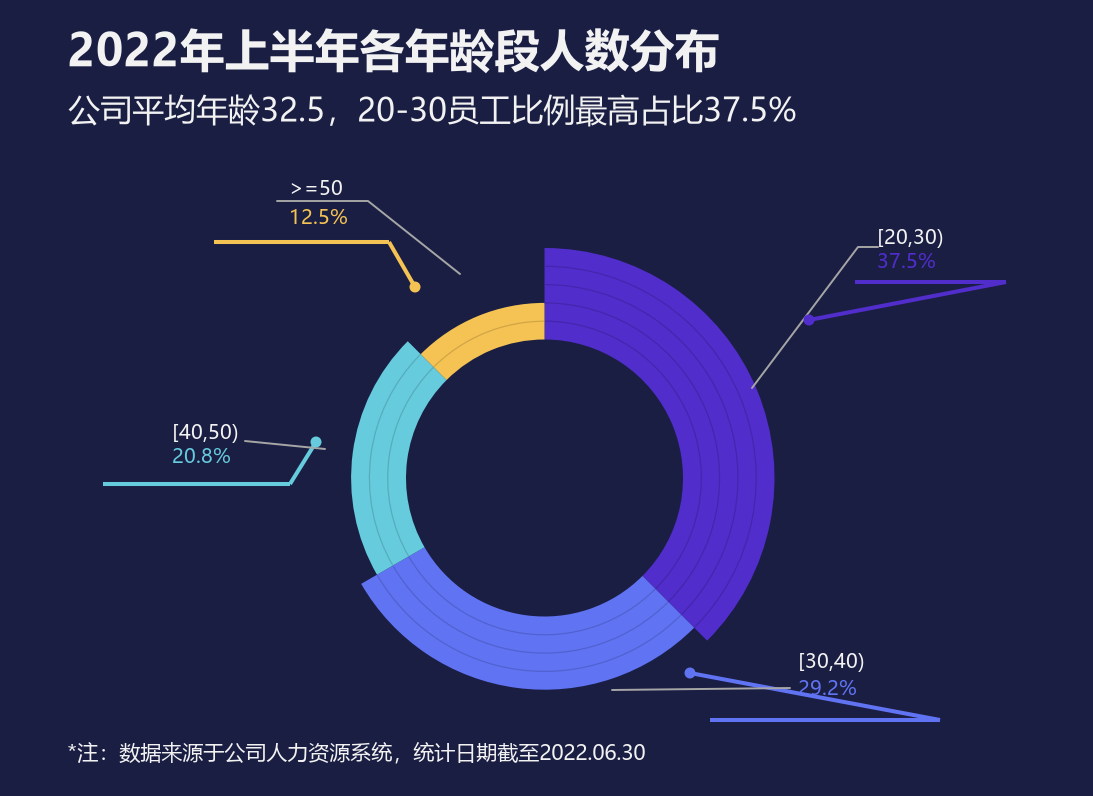

This chart was generated by the following Python code:
# -*- coding: utf-8 -*-
"""
Created on Thu Sep 24 08:31:39 2026

@author: fjwsm
"""

# -*- coding: utf-8 -*-
"""20 南丁格尔圆环图 复现（尺寸/角度/配色/字号均为参考图像素级实测值）"""
import os
import math
import pandas as pd
import matplotlib as mpl
import matplotlib.pyplot as plt
from matplotlib.patches import Wedge, Circle

# ---------- 1. 读数据 ----------
XLSX = r"C:\Users\fjwsm\Desktop\学习资料\大三上 第一学期\数据可视化\新建文件夹\第二章 图表(后15)\20 南丁格尔圆环图.xlsx"
RAW = pd.read_excel(XLSX, sheet_name="20 南丁格尔圆环图", header=None)
hdr = next(i for i, r in RAW.iterrows() if any(str(v).strip() == "年龄" for v in r.values))
df = RAW.iloc[hdr + 1:, 1:3].copy()
df.columns = ["年龄", "占比"]
df = df.dropna(subset=["年龄"]).reset_index(drop=True)
df["年龄"] = df["年龄"].astype(str).str.strip()
df["占比"] = pd.to_numeric(df["占比"], errors="coerce")
df = df.dropna().reset_index(drop=True)

# ---------- 2. 样式常量（图片取样值） ----------
mpl.rcParams["font.sans-serif"] = ["Microsoft YaHei", "SimHei", "Arial Unicode MS"]
mpl.rcParams["axes.unicode_minus"] = False

BG = "#1A1E43"          # 画布底色
C_PURPLE = "#512DCB"    # [20,30)
C_BLUE = "#6073F3"      # [30,40)
C_TEAL = "#66CBDD"      # [40,50)
C_GOLD = "#F5C353"      # >=50
C_GRAY = "#A6A6A6"      # 引出线（灰）
C_TEXT = "#F2F2F2"      # 标题 / 副标题 / 脚注 / 类目文字

FS_TITLE, FS_SUB, FS_CALL, FS_NOTE = 32.5, 23.0, 14.3, 15.4

W, H, DPI = 1093, 796, 100            # 画布 1093 × 796 px

CX, CY = 544.5, 478.0                 # 圆心
R_HOLE = 138.5                        # 内孔半径
RING_H = 18.3                         # 每圈高度
N_RING = 5                            # 最多 5 圈
A0 = 0.0                              # 第 1 个扇区从正上方开始，顺时针

# 扇区配色 + 引出线（全部为实测像素坐标）
SERIES = [
    dict(name="[20,30)", color=C_PURPLE, txt_x=877, base1=244, base2=268,
         ul=(855, 282, 1006), bend_to=(809, 320), dot=(809, 320),
         gray=[(878, 247), (858, 247), (752, 388)]),
    dict(name="[30,40)", color=C_BLUE, txt_x=798, base1=668, base2=695,
         ul=(710, 720, 940), bend_to=(690, 673), dot=(690, 673),
         gray=[(612, 690), (790, 688)]),
    dict(name="[40,50)", color=C_TEAL, txt_x=172, base1=439, base2=463,
         ul=(103, 484, 290), bend_to=(316, 442), dot=(316, 442),
         gray=[(245, 441), (325, 449)]),
    dict(name=">=50", color=C_GOLD, txt_x=289, base1=195, base2=224,
         ul=(214, 242, 389), bend_to=(415, 287), dot=(415, 287),
         gray=[(277, 201), (368, 201), (460, 274)]),
]
DOT_R = 5.5                           # 引出圆点半径
LINE_LW = 2.9                         # 下划线/折线粗细（≈4px）
GRAY_LW = 1.4                         # 灰色引出线（≈2px）


def pol(r, adeg):
    """极坐标（正上方为 0°，顺时针为正）-> 画布像素坐标"""
    a = math.radians(adeg)
    return CX + r * math.sin(a), CY - r * math.cos(a)


def dark(hexcolor, f=0.85):
    """按比例压暗，用于圆环分隔线"""
    c = [int(hexcolor[i:i + 2], 16) for i in (1, 3, 5)]
    return "#%02X%02X%02X" % tuple(int(v * f) for v in c)


total = float(df["占比"].sum())
vmax = float(df["占比"].max())

# ---------- 3. 画布 ----------
fig = plt.figure(figsize=(W / DPI, H / DPI), dpi=DPI, facecolor=BG)
ax = fig.add_axes([0, 0, 1, 1])
ax.set_facecolor(BG)
ax.set_xlim(0, W)
ax.set_ylim(H, 0)                     # y 向下，与图片行号一致
ax.axis("off")

# ---------- 4. 圆环扇区（径向高度 = 圈数，按占比排名） ----------
ang = A0
for i, row in df.iterrows():
    v = float(row["占比"])
    span = 360.0 * v / total
    # 圈数：与最大值成比例（实测 37.5%→5圈、29.2%→4圈、20.8%→3圈、12.5%→2圈）
    n = max(1, int(round(v / vmax * N_RING)))
    color = SERIES[i]["color"] if i < len(SERIES) else C_PURPLE
    r_out = R_HOLE + n * RING_H
    ax.add_patch(Wedge((CX, CY), r_out, ang - 90, ang + span - 90,
                       width=r_out - R_HOLE, facecolor=color,
                       edgecolor="none", zorder=3))
    # 圈间分隔弧线
    for k in range(1, n):
        rk = R_HOLE + k * RING_H
        ax.add_patch(Wedge((CX, CY), rk + 0.6, ang - 90, ang + span - 90,
                           width=1.2, facecolor=dark(color),
                           edgecolor="none", zorder=4))
    # 引出折线：下划线 + 斜折 + 圆点
    cf = SERIES[i] if i < len(SERIES) else None
    if cf:
        x0, y, x1 = cf["ul"]
        ax.plot([x0, x1], [y, y], color=color, lw=LINE_LW,
                solid_capstyle="butt", zorder=5)
        ax.plot([x1, cf["bend_to"][0]], [y, cf["bend_to"][1]], color=color,
                lw=LINE_LW, solid_capstyle="butt", zorder=5)
        ax.add_patch(Circle(cf["dot"], DOT_R, facecolor=color,
                            edgecolor="none", zorder=6))
        gx = [p[0] for p in cf["gray"]]
        gy = [p[1] for p in cf["gray"]]
        ax.plot(gx, gy, color=C_GRAY, lw=GRAY_LW, solid_capstyle="round",
                zorder=5)
        ax.annotate(cf["name"], (cf["txt_x"], cf["base1"]), ha="left",
                    va="baseline", fontsize=FS_CALL, color=C_TEXT, zorder=6)
        ax.annotate("%.1f%%" % (v * 100), (cf["txt_x"], cf["base2"]),
                    ha="left", va="baseline", fontsize=FS_CALL,
                    color=color, zorder=6)
    ang += span

# ---------- 5. 标题 / 副标题 / 脚注 ----------
fig.text(0.06185, 1 - 66.3 / 796, "2022年上半年各年龄段人数分布",
         fontsize=FS_TITLE, fontweight="bold", color=C_TEXT,
         ha="left", va="baseline")
fig.text(0.06240, 1 - 121.5 / 796, "公司平均年龄32.5，20-30员工比例最高占比37.5%",
         fontsize=FS_SUB, color=C_TEXT, ha="left", va="baseline")
fig.text(0.06160, 1 - 760 / 796, "*注：数据来源于公司人力资源系统，统计日期截至2022.06.30",
         fontsize=FS_NOTE, color=C_TEXT, ha="left", va="baseline")

# ---------- 6. 输出（保存到指定目录） ----------
OUT_DIR = r"C:\Users\fjwsm\Desktop\学习资料\大三上 第一学期\数据可视化\新建文件夹\图"
os.makedirs(OUT_DIR, exist_ok=True)
fig.savefig(os.path.join(OUT_DIR, "21.png"), dpi=DPI, facecolor=BG)
plt.show()
